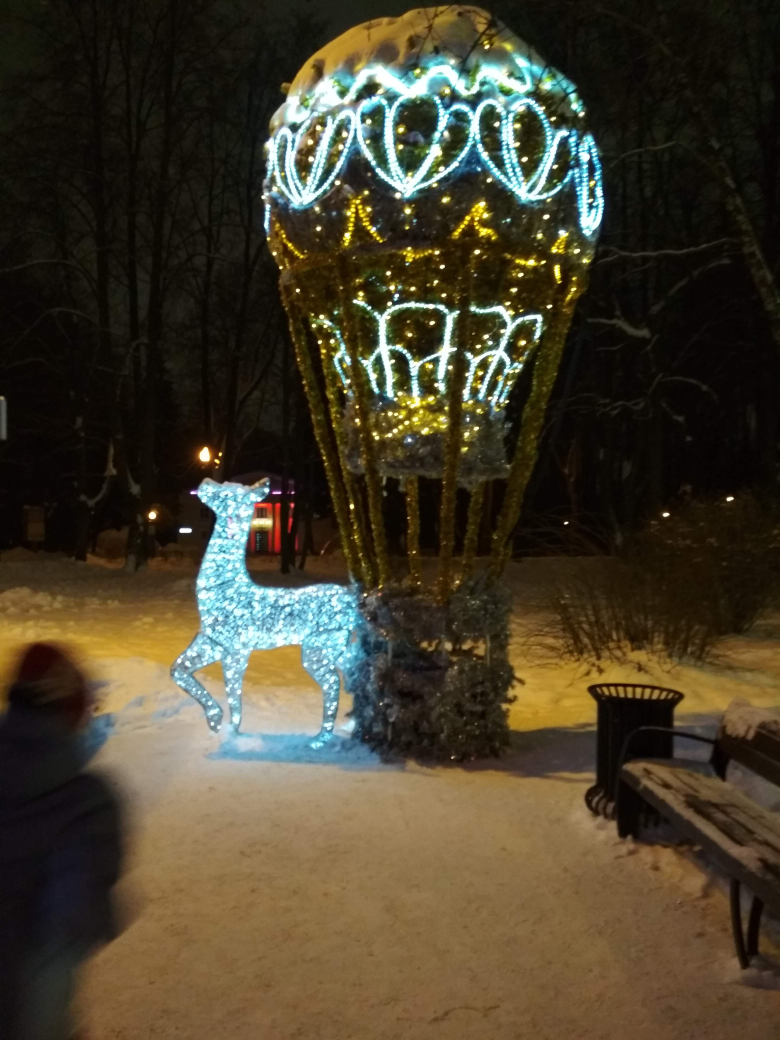
#> input picture image_1.jpg, 3120 x 4160 px (shown at 1/4 size)
$ python choose.py
#> lines starting #> are read from the running program, lines starting #| are printed output that depends on the picture
from PIL import Image


def make_hash(im_name):
#> called with im_name = 'image_1.jpg'
        img = Image.open(im_name)
#> img is the input picture: PIL image 3120x4160 RGB; mean R, G, B 70.9, 62.8, 44.3

        img2 = img.resize((10000, 10000))
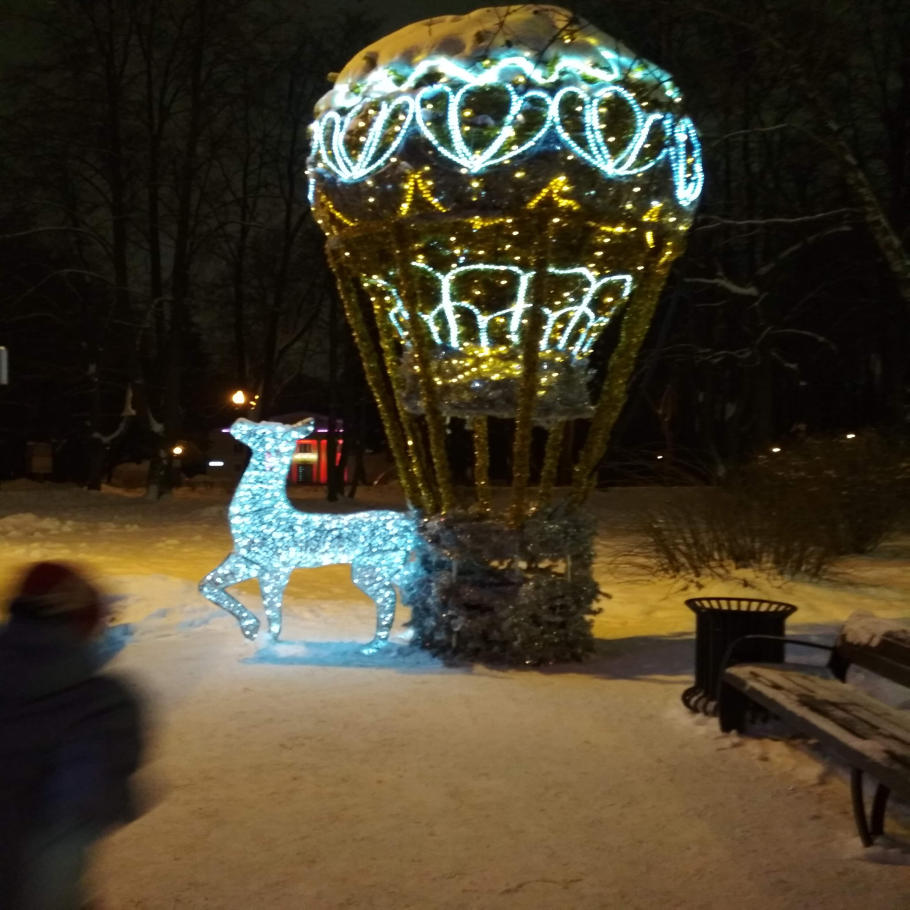
#> img2: PIL image 10000x10000 RGB (shown at 1/11 size); mean R, G, B 70.9, 62.8, 44.3
        pixels = img2.load()
        img.close()

        all_pixes = get_grey(pixels)
        mid = sum(all_pixes) / 1000000000

        return get_bits(mid, all_pixes)


def get_grey(pixels) -> list:
    all_pixs = []
    for i in range(10000):
        for j in range(10000):
            r, g, b = pixels[i, j]
            bw = (r + g + b) // 3
            pixels[i, j] = bw, bw, bw
            all_pixs.append(bw)
    return all_pixs


def get_bits(mid, all_pixes) -> str:
    bits = []
    for i in range(100000000):
        bits.append(str(int(all_pixes[i] > mid)))
    return ''.join(bits)


def percenting(im1: str, im2: str):
    hash1 = make_hash(im1)
    hash2 = make_hash(im2)
    cou = 0
    for i in range(100000000):
        if hash1[i] == hash2[i]:
            cou += 1
    return cou


if __name__ == '__main__':
#> (the run stopped early here; a loop or call above may not have finished)
